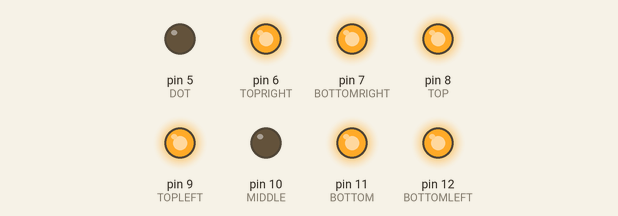
This sketch was run on a simulated Arduino Uno, built with avr-gcc and run on an emulated ATmega328P. Parts: output pins drawn as LEDs (lit = HIGH).

Above: at 0.2 s.
At 3.2 s:
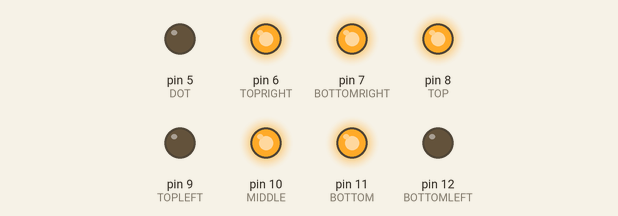
At 5.2 s:
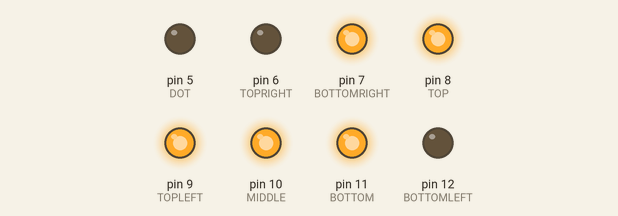
At 7.2 s:
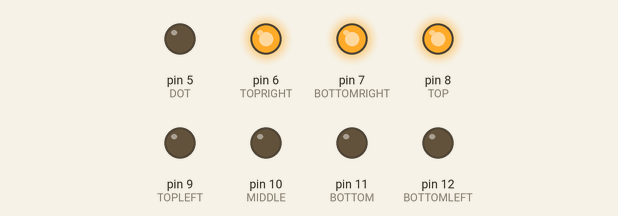
At 10.2 s:
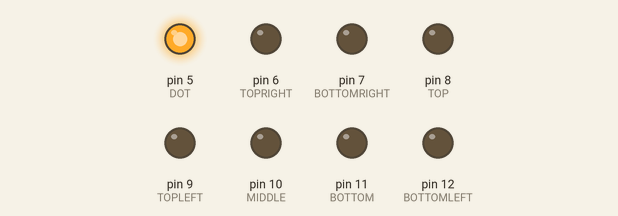
At 13.7 s:
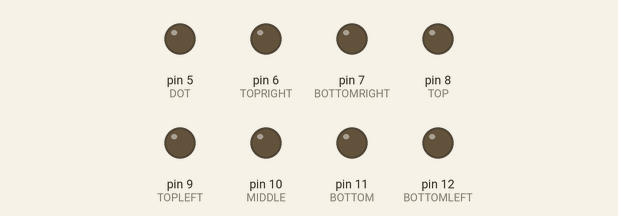
Timing chart, 0 to 14.3 s (numbered marks = the images above):
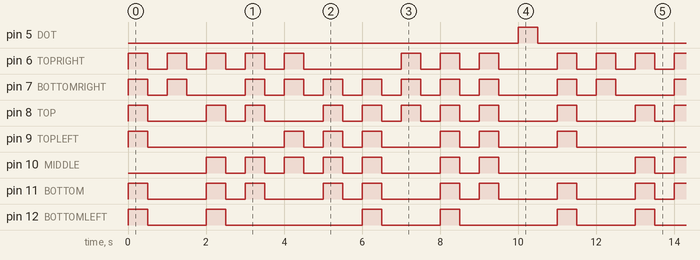

Measured:
- by itself, pin 5 (DOT): alternates HIGH for 0.50 s and LOW for 10.5 s
- by itself, pin 12 (BOTTOMLEFT): repeats every 11.0 s: LOW 1.5 s, HIGH 0.50 s, LOW 3.5 s, HIGH 0.50 s, LOW 1.5 s, HIGH 0.50 s, LOW 2.5 s, HIGH 0.50 s
- by itself, pin 10 (MIDDLE): repeats every 11.0 s: 4 × (LOW 0.50 s, HIGH 0.50 s), LOW 1.5 s, HIGH 0.50 s, LOW 0.50 s, HIGH 0.50 s, LOW 3.5 s, HIGH 0.50 s
- by itself, pin 7 (BOTTOMRIGHT): repeats every 11.0 s: LOW 0.50 s, HIGH 0.50 s, LOW 1.5 s, 6 × (HIGH 0.50 s, LOW 0.50 s), HIGH 0.50 s, LOW 1.5 s, HIGH 0.50 s

The sketch:

7-Segment-driver.ino
```cpp
#define DOT 5
#define TOP 8
#define TOPLEFT 9
#define TOPRIGHT 6
#define MIDDLE 10
#define BOTTOMLEFT 12
#define BOTTOMRIGHT 7
#define BOTTOM 11


void setup() {
  pinMode(DOT, OUTPUT);
  pinMode(TOP, OUTPUT);
  pinMode(TOPLEFT, OUTPUT);
  pinMode(TOPRIGHT, OUTPUT);
  pinMode(MIDDLE, OUTPUT);
  pinMode(BOTTOMLEFT, OUTPUT);
  pinMode(BOTTOMRIGHT, OUTPUT);
  pinMode(BOTTOM, OUTPUT);
}

void loop() {
  for(int i=0; i<11; i++){
    if(i == 0){
      digitalWrite(TOP, HIGH);
      digitalWrite(TOPLEFT, HIGH);
      digitalWrite(TOPRIGHT, HIGH);
      digitalWrite(BOTTOMLEFT, HIGH);
      digitalWrite(BOTTOMRIGHT, HIGH);
      digitalWrite(BOTTOM, HIGH);
    }
    if(i == 1){
      digitalWrite(TOPRIGHT, HIGH);
      digitalWrite(BOTTOMRIGHT, HIGH);
    }
    if(i == 2){
      digitalWrite(TOP, HIGH);
      digitalWrite(TOPRIGHT, HIGH);
      digitalWrite(MIDDLE, HIGH);
      digitalWrite(BOTTOMLEFT, HIGH);
      digitalWrite(BOTTOM, HIGH);
    }
    if(i == 3){
      digitalWrite(TOP, HIGH);
      digitalWrite(TOPRIGHT, HIGH);
      digitalWrite(MIDDLE, HIGH);
      digitalWrite(BOTTOMRIGHT, HIGH);
      digitalWrite(BOTTOM, HIGH);
    }
    if(i == 4){
      digitalWrite(TOPRIGHT, HIGH);
      digitalWrite(TOPLEFT, HIGH);
      digitalWrite(MIDDLE, HIGH);
      digitalWrite(BOTTOMRIGHT, HIGH);
    }
    if(i == 5){
      digitalWrite(TOP, HIGH);
      digitalWrite(TOPLEFT, HIGH);
      digitalWrite(MIDDLE, HIGH);
      digitalWrite(BOTTOMRIGHT, HIGH);
      digitalWrite(BOTTOM, HIGH);
    }
    if(i == 6){
      digitalWrite(TOP, HIGH);
      digitalWrite(TOPLEFT, HIGH);
      digitalWrite(MIDDLE, HIGH);
      digitalWrite(BOTTOMLEFT, HIGH);
      digitalWrite(BOTTOMRIGHT, HIGH);
      digitalWrite(BOTTOM, HIGH);
    }
    if(i == 7){
      digitalWrite(TOP, HIGH);
      digitalWrite(TOPRIGHT, HIGH);
      digitalWrite(BOTTOMRIGHT, HIGH);
    }
    if(i == 8){
      digitalWrite(TOP, HIGH);
      digitalWrite(TOPLEFT, HIGH);
      digitalWrite(TOPRIGHT, HIGH);
      digitalWrite(MIDDLE, HIGH);
      digitalWrite(BOTTOMLEFT, HIGH);
      digitalWrite(BOTTOMRIGHT, HIGH);
      digitalWrite(BOTTOM, HIGH);
    }
    if(i == 9){
      digitalWrite(TOP, HIGH);
      digitalWrite(TOPLEFT, HIGH);
      digitalWrite(TOPRIGHT, HIGH);
      digitalWrite(MIDDLE, HIGH);
      digitalWrite(BOTTOMRIGHT, HIGH);
      digitalWrite(BOTTOM, HIGH);
    }
    if(i == 10){
      digitalWrite(DOT, HIGH);
    }
    delay(500);
    digitalWrite(DOT, LOW);
    digitalWrite(TOP, LOW);
    digitalWrite(TOPLEFT, LOW);
    digitalWrite(TOPRIGHT, LOW);
    digitalWrite(MIDDLE, LOW);
    digitalWrite(BOTTOMLEFT, LOW);
    digitalWrite(BOTTOMRIGHT, LOW);
    digitalWrite(BOTTOM, LOW);
    delay(500);
  }
}
```
